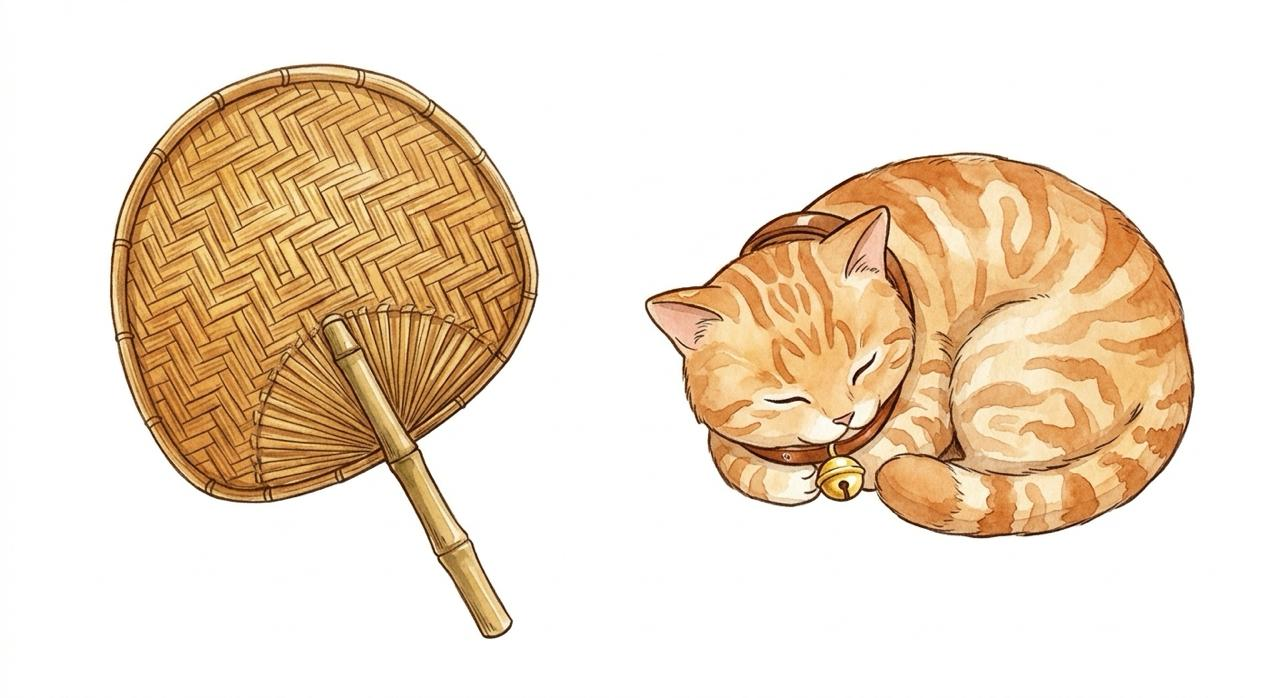
#> input picture src/vi_1127/fan_cat_bell.jpg, 1280 x 698 px, found by its file name
$ python cut_fan_bell.py
#> lines starting #> are read from the running program, lines starting #| are printed output that depends on the picture; after the words box and inside, x2 and y2 are one past the last pixel; in counts of white or black regions, pixels touching at a corner belong together
# Vi 27/11 (src/vi_1127/fan_cat_bell.jpg): bamboo hand fan for the kitchen corner, and Bánh Quy asleep with the bell collar.
import sys
import cv2, numpy as np
G = sys.argv[1] if len(sys.argv) > 1 else '.'
im = cv2.imread(f'{G}/src/vi_1127/fan_cat_bell.jpg')
#> im is the input picture: shape (698, 1280, 3); mean B, G, R 201.6, 221.4, 238.2
g = cv2.cvtColor(im, cv2.COLOR_BGR2GRAY); hsv = cv2.cvtColor(im, cv2.COLOR_BGR2HSV)
#> after `g = cv2.cvtColor(im, cv2.COLOR_BGR2GRAY)`:
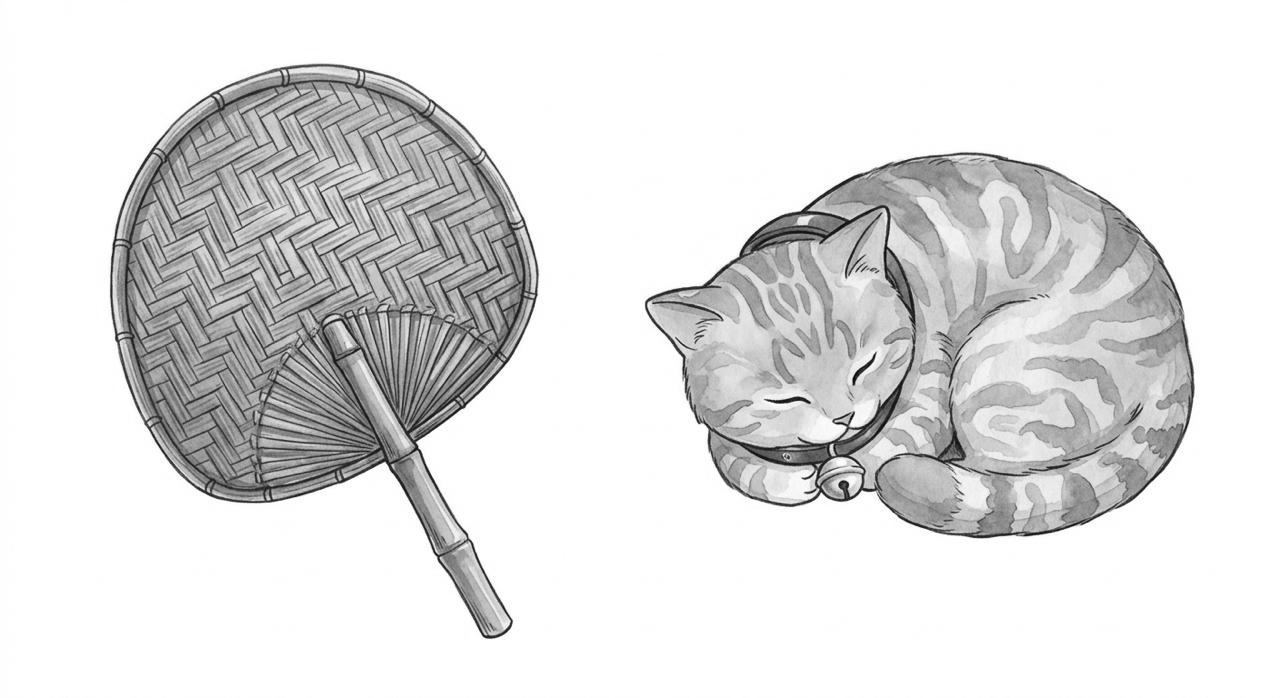
#> g: shape (698, 1280); min 5, max 255, mean 224.2
#> after `hsv = cv2.cvtColor(im, cv2.COLOR_BGR2HSV)`: hsv: shape (698, 1280, 3); mean H, S, V 7.5, 47.9, 238.3
def save(name, box, frac=0.08, fade=True, fill=True):
#> called with name = 'kit_fan', box = (100, 60, 560, 645), frac = 0.08, fade = False, fill = True
    x0, y0, x1, y1 = box
    fg = ((g[y0:y1, x0:x1] < 232) | (hsv[y0:y1, x0:x1, 1] > 22)).astype(np.uint8) * 255
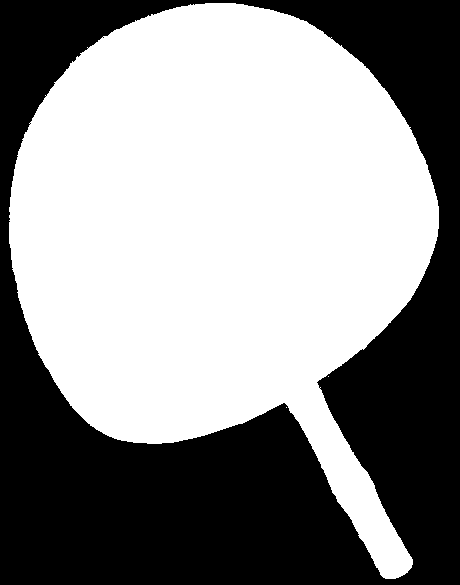
#> fg: shape (585, 460); 56.1% white; 1 black region, box (x1, y1, x2, y2) and area: (0, 0, 460, 585) 118040
    m = cv2.morphologyEx(fg, cv2.MORPH_CLOSE, np.ones((9, 9), np.uint8))
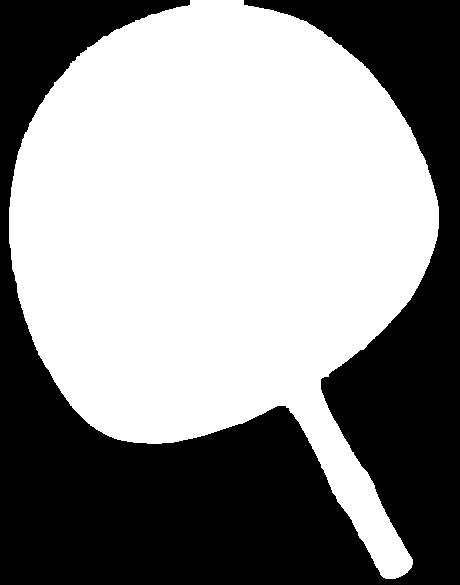
#> m: shape (585, 460); 56.2% white; 1 black region
    cnts, _ = cv2.findContours(m, cv2.RETR_EXTERNAL, cv2.CHAIN_APPROX_SIMPLE)
#> cnts = 1 contour; box (x1, y1, x2, y2) and area: (9, 0, 439, 579) 150520
    big = max(cv2.contourArea(c) for c in cnts)
#> big = 150520
    keep = np.zeros_like(m); cv2.drawContours(keep, [c for c in cnts if cv2.contourArea(c) > big * frac], -1, 255, -1)
    if not fill: keep = cv2.bitwise_and(keep, cv2.morphologyEx(fg, cv2.MORPH_CLOSE, np.ones((3, 3), np.uint8)))   # ring: keep the hole
    if fade:
        gg = g[y0:y1, x0:x1].astype(np.float32)
        a = np.clip((246 - gg) * 8 / 255, 0, 1)   # whiskers / fur fluff fade into the paper
        core = cv2.GaussianBlur(cv2.erode(keep, np.ones((7, 7), np.uint8)), (7, 7), 0).astype(np.float32) / 255
        m = (cv2.GaussianBlur(keep, (3, 3), 0).astype(np.float32) * np.maximum(a, core)).astype(np.uint8)
    else: m = cv2.GaussianBlur(keep, (3, 3), 0)
    out = cv2.cvtColor(im[y0:y1, x0:x1], cv2.COLOR_BGR2BGRA); out[..., 3] = m
#> after `out = cv2.cvtColor(im[y0:y1, x0:x1], cv2.COLOR_BGR2BGRA)`:
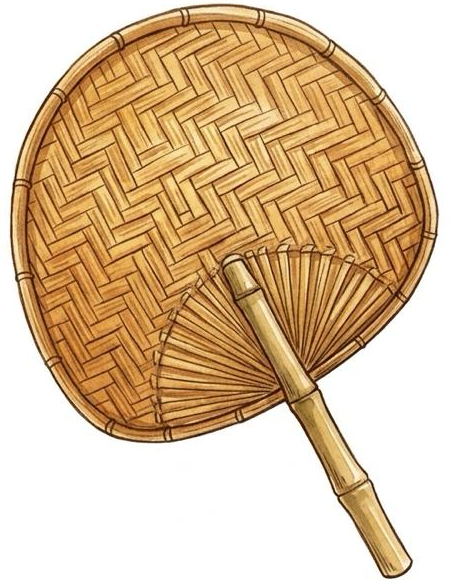
#> out: shape (585, 460, 4); mean B, G, R, A 156.9, 191.5, 219.3, 255
    ys, xs = np.where(m > 20); out = out[ys.min():ys.max() + 1, xs.min():xs.max() + 1]
#> after `out = out[ys.min():ys.max() + 1, xs.min():xs.max() + 1]`:
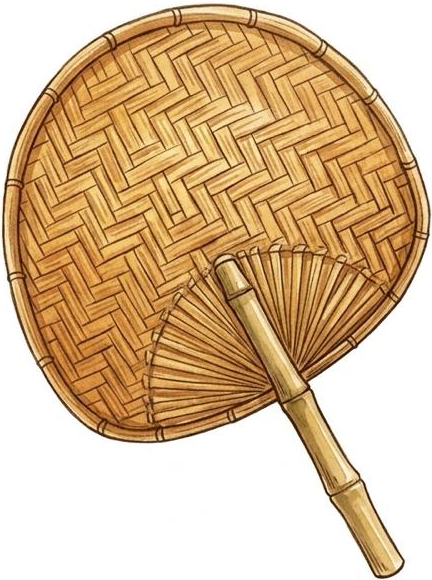
#> out: shape (580, 432, 4); mean B, G, R, A 149.7, 186.8, 216.6, 154
    cv2.imwrite(f'{G}/assets/{name}.png', out); print(name, out.shape[1], out.shape[0])
#| kit_fan 432 580
save('kit_fan', (100, 60, 560, 645), fade=False)
# replaced by work/cut_cat_bell2.py
# save('cat_sleep_bell', (640, 140, 1205, 545))

$ run again, with src/vi_1127/album2.jpg copied over src/vi_1127/fan_cat_bell.jpg
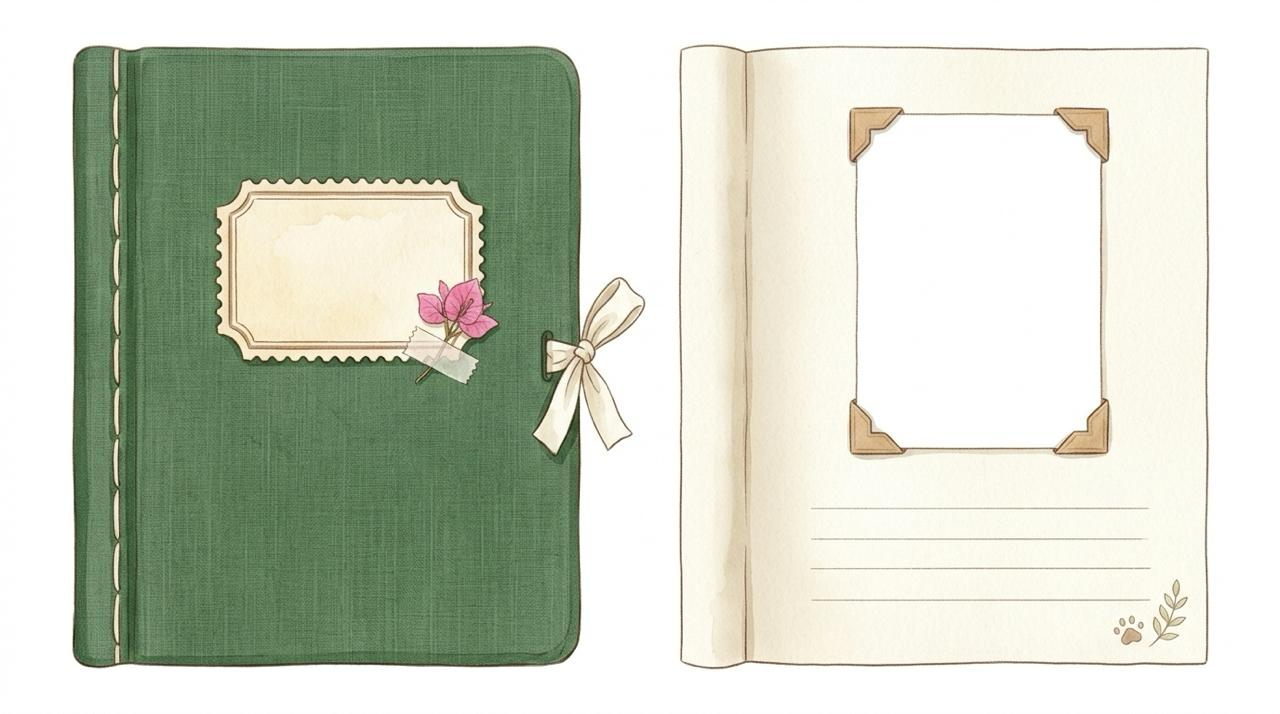
#> input picture src/vi_1127/album2.jpg, 1280 x 714 px, found by its file name
#> im is the input picture: shape (714, 1280, 3); mean B, G, R 194.5, 210.1, 204
#> hsv: shape (714, 1280, 3); mean H, S, V 27.2, 29.3, 212.2
#> in save, `fg = ((g[y0:y1, x0:x1] < 232) | (hsv[y0:y1, x0:x1, 1] > 22)).astype(np..`:
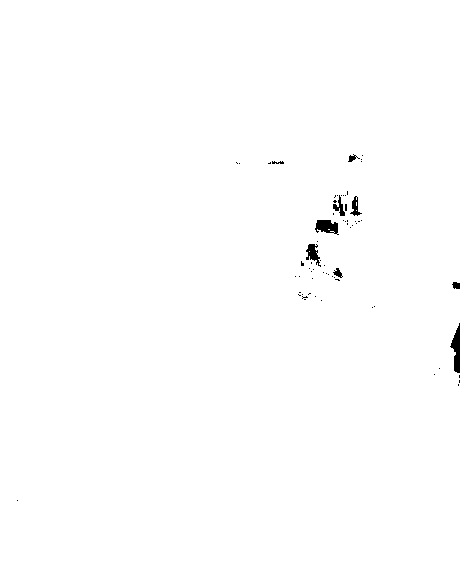
#> fg: shape (585, 460); 99.6% white; 67 black regions (58 under 20 px), largest, box (x1, y1, x2, y2) and area: (450, 323, 460, 373) 277, (315, 220, 339, 235) 245, (306, 244, 321, 267) 169
#> cnts = 1 contour; box (x1, y1, x2, y2) and area: (0, 0, 460, 585) 267824
#> big = 267824.5
#> keep: shape (585, 460); 99.9% white; 2 black regions, box (x1, y1, x2, y2) and area: (453, 333, 460, 352) 123, (454, 355, 460, 372) 100
#> in save, `out[..., 3] = m`:
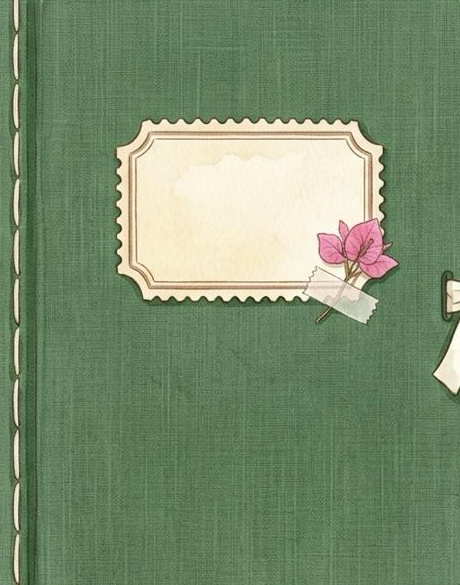
#> out: shape (585, 460, 4); mean B, G, R, A 109.1, 141.4, 120.2, 254.8
#| kit_fan 460 585

$ run again, with src/vi_1127/album_pages.jpg copied over src/vi_1127/fan_cat_bell.jpg
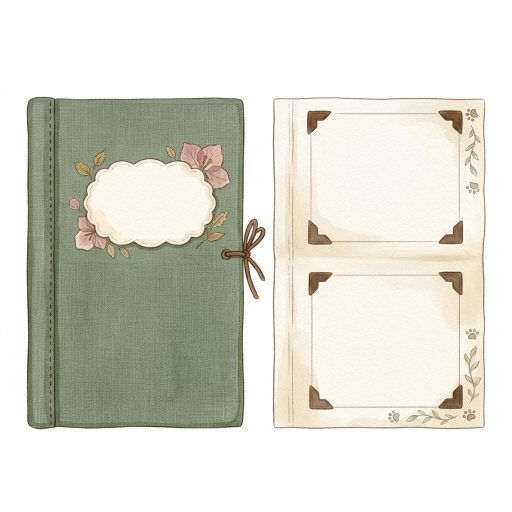
#> input picture src/vi_1127/album_pages.jpg, 1024 x 1024 px, found by its file name (shown at 1/2 size)
#> im is the input picture: shape (1024, 1024, 3); mean B, G, R 210.1, 220.9, 220.6
#> hsv: shape (1024, 1024, 3); mean H, S, V 18.2, 19.6, 223.3
#> in save, `fg = ((g[y0:y1, x0:x1] < 232) | (hsv[y0:y1, x0:x1, 1] > 22)).astype(np..`:
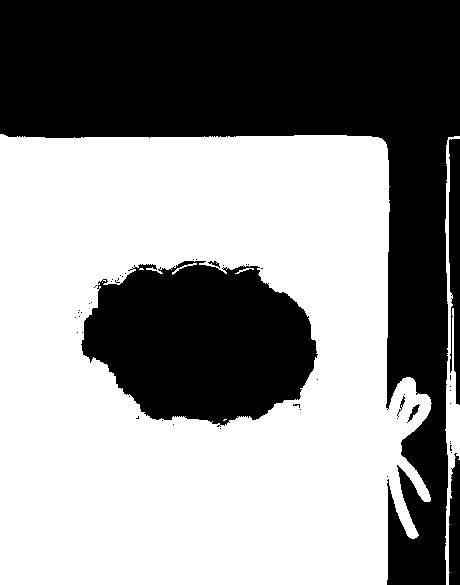
#> fg: shape (585, 460); 56.1% white; 49 black regions (42 under 20 px), largest, box (x1, y1, x2, y2) and area: (0, 0, 460, 585) 85572, (81, 261, 318, 427) 28632, (449, 139, 460, 405) 2335
#> cnts = 2 contours; box (x1, y1, x2, y2) and area: (0, 134, 432, 585) 176934, (445, 136, 460, 585) 2258
#> big = 176934.5
#> keep: shape (585, 460); 66.1% white; 1 black region, box (x1, y1, x2, y2) and area: (0, 0, 460, 585) 91242
#> in save, `out = out[ys.min():ys.max() + 1, xs.min():xs.max() + 1]`:
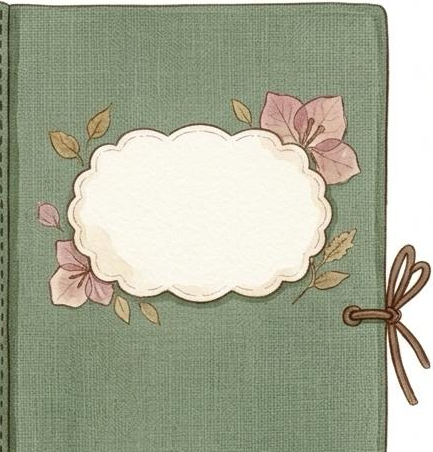
#> out: shape (452, 433, 4); mean B, G, R, A 150.7, 171.6, 167.3, 231.7
#| kit_fan 433 452
